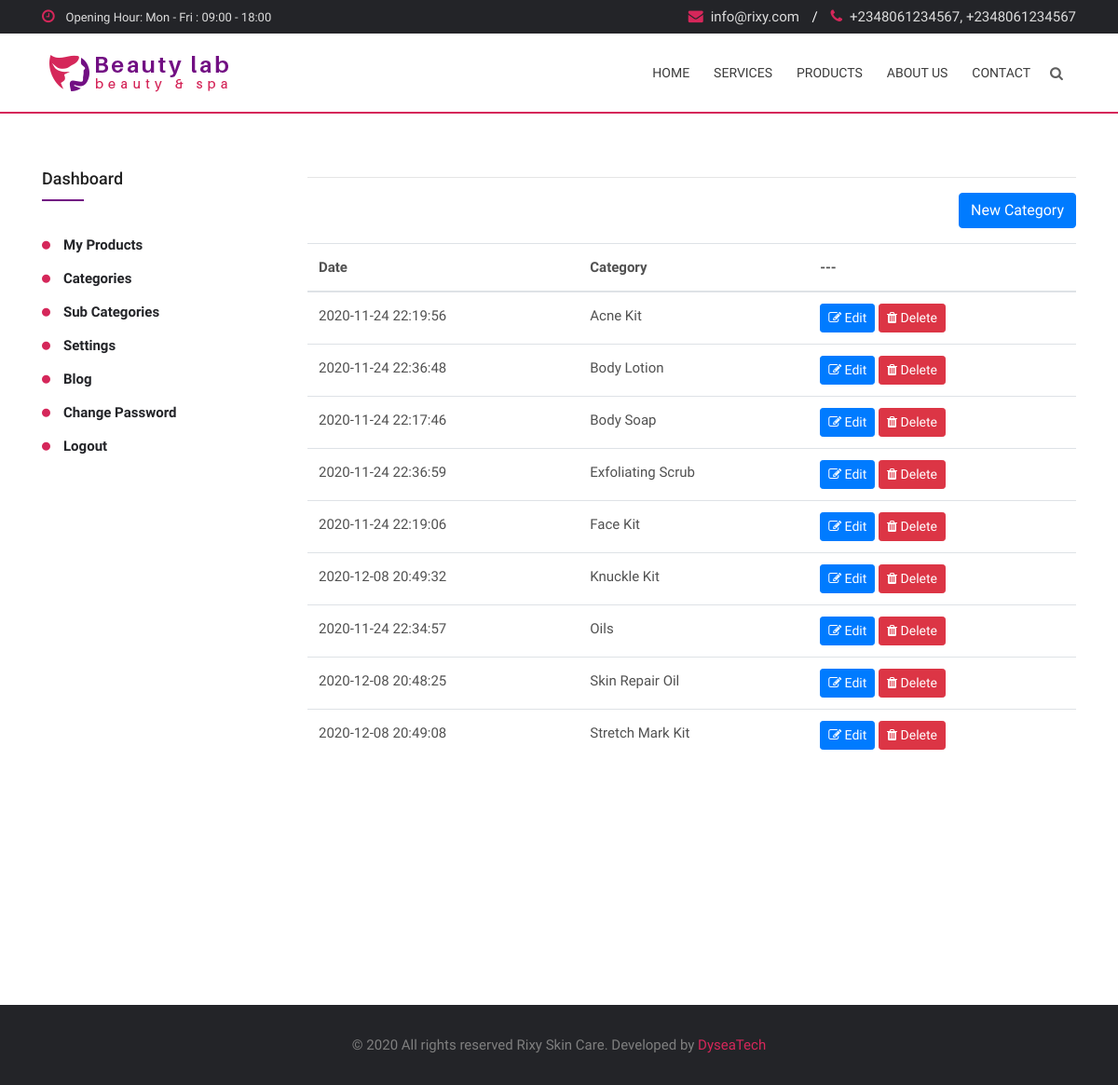
/categories.php, run on the app's committed database.
### tables this page shows
CREATE TABLE `dsettings` (
  `id` int(11) NOT NULL,
  `dphone` varchar(50) DEFAULT NULL,
  `demail` varchar(40) DEFAULT NULL,
  `daddress` text DEFAULT NULL,
  `dweb` varchar(40) NOT NULL,
  `ddate` datetime NOT NULL DEFAULT current_timestamp()
);

CREATE TABLE `dcategory` (
  `id` int(11) NOT NULL,
  `cid` varchar(25) DEFAULT NULL,
  `dname` varchar(100) DEFAULT NULL,
  `ddate` datetime NOT NULL DEFAULT current_timestamp()
);

### categories.php (the view, shortened to what this page needs)
<?php include 'head.php'; ?>
<body>
    <?php include 'header.php'; ?>
    <section class="blog-section blog-details mt-5">
        <div class="container">
            <div class="row">
                <div class="col-lg-3 bg-infos">
                    <aside class="blog-sidebar clearfix">
                    <?php include 'link.php'; ?>
                    </aside>
                </div>
                <div class="col-lg-9">
<hr>
                <div class="right mb-3" style="text-align: right;">
                    <a href="#allproduct" title="Add New Product" class="btn btn-primary" data-toggle="modal" data-target="#exampleModal">New Category</a>
                </div>
                <div class="table-responsive">
                    <table class="table table-stripeds table-hover">
                        <thead>
                            <tr>
                            <th scope="col">Date</th>
                            <th scope="col">Category</th>
                            <th scope="col">---</th>
                            </tr>
                        </thead>
                        <tbody>
                        <?php
                            $sql=$conn->query("SELECT * FROM dcategory ORDER BY dname");
                            if($sql->num_rows>0){
                                while($cat=$sql->fetch_assoc()){?>
                            <tr>
                                <td><?php echo $cat['ddate']; ?></td>
                                <td><?php echo $cat['dname']; ?></td>
                                <td>
                                    <button class="btn btn-sm btn-primary" data-toggle="modal" data-target="#exampleModal<?php echo $cat['id']; ?>"> <i class="fa fa-edit"></i> Edit</button>
                                    <button id="catRemove" cid="<?php echo $cat['cid']; ?>" class="btn btn-sm btn-danger"> <i class="fa fa-trash"></i> Delete</button>
                                </td>
                            </tr>
                                <?php }} ?>
                        </tbody>
                    </table>
                </div>
                </div>
            </div>
        </div>
    </section>
<br><br>
<br><br>
<br><br>
    <?php include 'footer.php'; ?>
</html>

### header.php (shortened to what this page needs)
<div class="header-top">
    <div class="container">
        <div class="row">
            <div class="col-md-6">
                <div class="opening-time text-left"><i class="fa fa-clock-o color-d5"></i> <span>Opening Hour: Mon - Fri : 09:00 - 18:00</span> </div>
            </div>
            <div class="col-md-6">
                <div class="contact-mail text-right"> <a href="#"><i class="fa fa-envelope color-d5"></i><?php echo $rixy['demail']; ?></a> <span>/</span> <a href="#"><i class="fa fa-phone color-d5"></i><?php $explode =  explode(',', $rixy['dphone']); echo $explode[0].','.$explode[1] ?> </a> </div>
            </div>
        </div>
    </div>
</div>
<header class="beauty-header" id="beauty-header" style="border-bottom: 2px solid #d5275a;">
    <div class="container">
        <div class="row">
            <div class="col-12">
                <div id="menuzord" class="menuzord">
                    <a href="home" class="menuzord-brand custom-logo"><img id="logo" src="images/logo.png" alt="logo"></a>
                    <ul class="menuzord-menu menuzord-right">
                        <li class="<?php echo findBaseName('home'); ?>"><a href="home" title="Home">Home</a></li>
                        <li class="<?php echo findBaseName('services'); ?>"><a href="services" title="Services">Services</a></li>
                        <li class="<?php echo findBaseName('products'); ?>"><a href="products" title="Products">Products</a></li>
                        <li class="<?php echo findBaseName('about'); ?>"><a href="about" title="About us">About Us</a></li>
                        <li class="<?php echo findBaseName('contact'); ?>"><a href="contact" title="Contact">Contact</a></li>
                    </ul>
                    <button type="button" id="search-button" data-toggle="modal" data-target="#search-modal"><i class="fa fa-search"></i></button>
                </div>
            </div>
        </div>
    </div>
</header>

### css/menuzord.css (style rules this page uses)
.menuzord, .menuzord * { box-sizing:border-box; -moz-box-sizing:border-box; -webkit-box-sizing:border-box; }
.menuzord { width: 100%; padding: 0 30px; float: left; position: relative; background: #fff; }
.menuzord a { -o-transition: color .3s linear, background .3s linear; -moz-transition: color .3s linear, background .3s linear; -webkit-transition: color .3s linear, background .3s linear; transition: color .3s linear, background .3s linear; }
.menuzord-brand { margin: 18px 30px 0 0; float: left; color: #666; text-decoration: none; font-size: 24px; font-weight: 600; line-height: 1.3; cursor: pointer; }
.menuzord-menu { margin: 0; padding: 0; float: left; list-style: none; }
.menuzord-menu.menuzord-right { float: right; }
.menuzord-menu > li { display: inline-block; float: left; }
.menuzord-menu > li > a { padding: 26px 16px; display: inline-block; text-decoration: none; font-size: 14px; font-weight: 600; color: #888; outline: 0; line-height: 1.42857143; -webkit-tap-highlight-color: rgba(0,0,0,0); -webkit-tap-highlight-color: transparent; }

### css/global-style.css (style rules this page uses)
* { margin: 0px; padding: 0px; }
body, p { padding: 0px; font-size: 15px; line-height: 26px; margin: 0px auto; color: #515151; font-family: 'Arimo', sans-serif; -webkit-font-smoothing: antialiased; -moz-osx-font-smoothing: grayscale; }
body, html { height: 100%; }
h1, h2, h3, h4, h5, h6, p, figur, a { margin: 0px; font-weight: normal; }
a { text-decoration: none; color: #333; }
ul { list-style: none; margin: 0; padding: 0; }
.comment-form-section form input, .getin-section .get-in form input, .getin-section .get-in form textarea, .comment-form-section form textarea, .getin-section .get-in form button.send-msg, .comment-form-section form button, .blog-sidebar .search-widget button, .product-review-tab .review .review-form button, .product-details-wrapper .add-cart-area li.qty i, .experts-section .expert-hover .bio i, .beauty-header, .beauty-header .menuzord-menu > li a, .beauty-header .custom-logo, #search-button, .scroll-top, .video-content i, .home3-hero .mouse, .footer-widget .newsletter-widget button, .single-blog .img-area img, .product-carousel-wrapper .owl-prev, .product-carousel-wrapper .owl-next, .beautyLab-gallery .filtering-menu li, .service-section .img-over-content, .service-section .img-over-content a, .service-section .img-over-content i, .service-section .single-service .divider, .service-section .single-service p, .service-section .single-service img, .booking-section .booking-wrapper form button, .booking-section .booking-wrapper .single-input .nice-select:focus, .booking-section .booking-wrapper .single-input input:focus, .booking-section .booking-wrapper .single-input textarea:focus, .welcome-carousel-wrapper .slick-prev:before, .welcome-carousel-wrapper .slick-next:before, .welcome-section .single-feature i, .welcome-section .feature-content h6, #search-button i, .home1-slider .Modern-Slider .PrevArrow, .home1-slider .Modern-Slider .NextArrow, .transition-3s, a { -webkit-transition: all 0.3s linear; -moz-transition: all 0.3s linear; -ms-transition: all 0.3s linear; -o-transition: all 0.3s linear; transition: all 0.3s linear; }

### data on the page
dsettings: demail "info@rixy.com", dphone "+2348061234567"
dcategory: ddate "2020-11-24 22:19:56", dname "Acne Kit"
dcategory: ddate "2020-11-24 22:36:48", dname "Body Lotion"
dcategory: ddate "2020-11-24 22:17:46", dname "Body Soap"
dcategory: ddate "2020-11-24 22:36:59", dname "Exfoliating Scrub"
dcategory: ddate "2020-11-24 22:19:06", dname "Face Kit"
dcategory: ddate "2020-12-08 20:49:32", dname "Knuckle Kit"
dcategory: ddate "2020-11-24 22:34:57", dname "Oils"
dcategory: ddate "2020-12-08 20:48:25", dname "Skin Repair Oil"
dcategory: ddate "2020-12-08 20:49:08", dname "Stretch Mark Kit"
